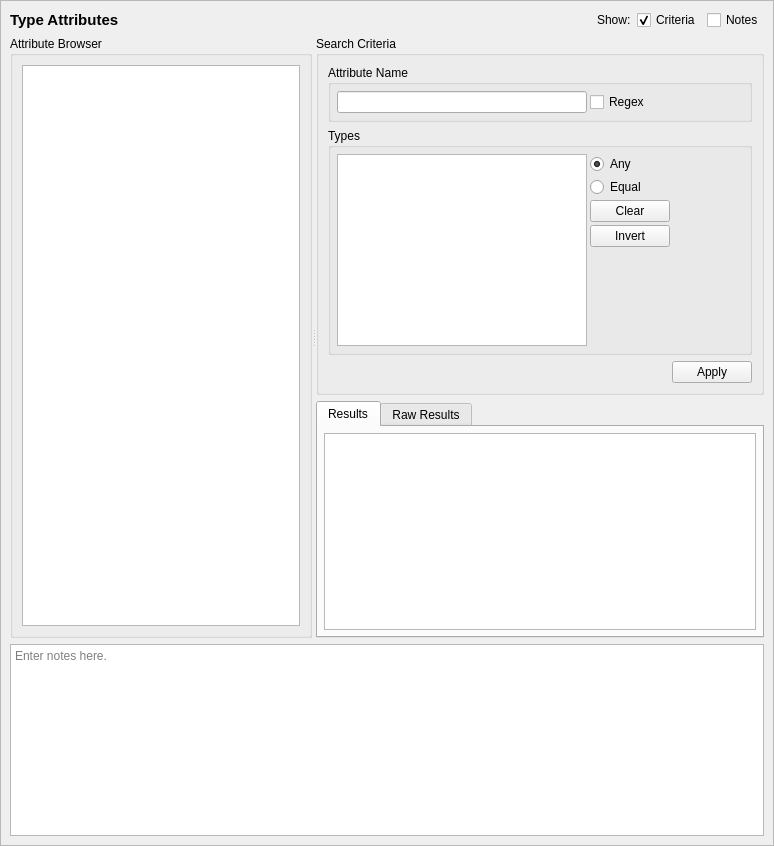
<?xml version="1.0" encoding="UTF-8"?>
<ui version="4.0">
 <class>TypeAttributeQueryTab_ui</class>
 <widget class="QScrollArea" name="TypeAttributeQueryTab_ui">
  <property name="geometry">
   <rect>
    <x>0</x>
    <y>0</y>
    <width>774</width>
    <height>846</height>
   </rect>
  </property>
  <property name="sizeAdjustPolicy">
   <enum>QAbstractScrollArea::AdjustToContents</enum>
  </property>
  <property name="widgetResizable">
   <bool>true</bool>
  </property>
  <widget class="QWidget" name="contents">
   <property name="geometry">
    <rect>
     <x>0</x>
     <y>0</y>
     <width>772</width>
     <height>844</height>
    </rect>
   </property>
   <property name="minimumSize">
    <size>
     <width>0</width>
     <height>0</height>
    </size>
   </property>
   <layout class="QGridLayout" name="gridLayout_3">
    <item row="0" column="0">
     <widget class="QLabel" name="label">
      <property name="sizePolicy">
       <sizepolicy hsizetype="Preferred" vsizetype="Fixed">
        <horstretch>0</horstretch>
        <verstretch>0</verstretch>
       </sizepolicy>
      </property>
      <property name="maximumSize">
       <size>
        <width>16777215</width>
        <height>20</height>
       </size>
      </property>
      <property name="font">
       <font>
        <pointsize>11</pointsize>
        <weight>75</weight>
        <bold>true</bold>
       </font>
      </property>
      <property name="text">
       <string>Type Attributes</string>
      </property>
     </widget>
    </item>
    <item row="3" column="0" colspan="5">
     <widget class="QTextEdit" name="notes">
      <property name="minimumSize">
       <size>
        <width>0</width>
        <height>80</height>
       </size>
      </property>
      <property name="toolTip">
       <string>Optionally enter notes here about the query.</string>
      </property>
      <property name="placeholderText">
       <string>Enter notes here.</string>
      </property>
     </widget>
    </item>
    <item row="0" column="1">
     <spacer name="horizontalSpacer">
      <property name="orientation">
       <enum>Qt::Horizontal</enum>
      </property>
      <property name="sizeHint" stdset="0">
       <size>
        <width>440</width>
        <height>20</height>
       </size>
      </property>
     </spacer>
    </item>
    <item row="0" column="2">
     <widget class="QLabel" name="label_2">
      <property name="text">
       <string>Show:</string>
      </property>
     </widget>
    </item>
    <item row="0" column="3">
     <widget class="QCheckBox" name="criteria_expander">
      <property name="toolTip">
       <string>Show or hide the search criteria (no settings are lost)</string>
      </property>
      <property name="text">
       <string>Criteria</string>
      </property>
      <property name="checked">
       <bool>true</bool>
      </property>
     </widget>
    </item>
    <item row="0" column="4">
     <widget class="QCheckBox" name="notes_expander">
      <property name="toolTip">
       <string>Show or hide the notes field (no data is lost)</string>
      </property>
      <property name="text">
       <string>Notes</string>
      </property>
     </widget>
    </item>
    <item row="1" column="0" rowspan="2" colspan="5">
     <widget class="QSplitter" name="splitter">
      <property name="sizePolicy">
       <sizepolicy hsizetype="Expanding" vsizetype="Preferred">
        <horstretch>0</horstretch>
        <verstretch>1</verstretch>
       </sizepolicy>
      </property>
      <property name="orientation">
       <enum>Qt::Horizontal</enum>
      </property>
      <widget class="QGroupBox" name="browser_groupBox">
       <property name="title">
        <string>Attribute Browser</string>
       </property>
       <layout class="QGridLayout" name="gridLayout">
        <item row="0" column="0">
         <widget class="GetDetailsListView" name="attrs"/>
        </item>
       </layout>
      </widget>
      <widget class="QWidget" name="verticalLayoutWidget">
       <layout class="QVBoxLayout" name="verticalLayout">
        <item>
         <widget class="QGroupBox" name="criteria_frame">
          <property name="sizePolicy">
           <sizepolicy hsizetype="Preferred" vsizetype="Preferred">
            <horstretch>0</horstretch>
            <verstretch>0</verstretch>
           </sizepolicy>
          </property>
          <property name="maximumSize">
           <size>
            <width>16777215</width>
            <height>16777215</height>
           </size>
          </property>
          <property name="title">
           <string>Search Criteria</string>
          </property>
          <layout class="QGridLayout" name="gridLayout_2">
           <item row="1" column="0">
            <widget class="QGroupBox" name="type_criteria">
             <property name="title">
              <string>Types</string>
             </property>
             <layout class="QGridLayout" name="gridLayout_7">
              <property name="leftMargin">
               <number>6</number>
              </property>
              <property name="topMargin">
               <number>6</number>
              </property>
              <property name="rightMargin">
               <number>6</number>
              </property>
              <property name="bottomMargin">
               <number>6</number>
              </property>
              <property name="spacing">
               <number>3</number>
              </property>
              <item row="2" column="1">
               <widget class="QPushButton" name="clear_types">
                <property name="text">
                 <string>Clear</string>
                </property>
               </widget>
              </item>
              <item row="2" column="2">
               <spacer name="horizontalSpacer_4">
                <property name="orientation">
                 <enum>Qt::Horizontal</enum>
                </property>
                <property name="sizeHint" stdset="0">
                 <size>
                  <width>40</width>
                  <height>20</height>
                 </size>
                </property>
               </spacer>
              </item>
              <item row="3" column="1">
               <widget class="QPushButton" name="invert_types">
                <property name="text">
                 <string>Invert</string>
                </property>
               </widget>
              </item>
              <item row="1" column="1">
               <widget class="QRadioButton" name="types_equal">
                <property name="toolTip">
                 <string>A matching attribute will have a role set equal to the selected types.</string>
                </property>
                <property name="text">
                 <string>Equal</string>
                </property>
               </widget>
              </item>
              <item row="0" column="1">
               <widget class="QRadioButton" name="types_any">
                <property name="toolTip">
                 <string>A matching attribute will have any of the selected types.</string>
                </property>
                <property name="text">
                 <string>Any</string>
                </property>
                <property name="checked">
                 <bool>true</bool>
                </property>
               </widget>
              </item>
              <item row="0" column="0" rowspan="5">
               <widget class="QListView" name="types">
                <property name="sizePolicy">
                 <sizepolicy hsizetype="Expanding" vsizetype="Expanding">
                  <horstretch>0</horstretch>
                  <verstretch>0</verstretch>
                 </sizepolicy>
                </property>
                <property name="maximumSize">
                 <size>
                  <width>250</width>
                  <height>16777215</height>
                 </size>
                </property>
                <property name="toolTip">
                 <string>Match the type set of the attribute.</string>
                </property>
                <property name="selectionMode">
                 <enum>QAbstractItemView::ExtendedSelection</enum>
                </property>
               </widget>
              </item>
              <item row="4" column="1">
               <spacer name="verticalSpacer_2">
                <property name="orientation">
                 <enum>Qt::Vertical</enum>
                </property>
                <property name="sizeHint" stdset="0">
                 <size>
                  <width>20</width>
                  <height>40</height>
                 </size>
                </property>
               </spacer>
              </item>
             </layout>
            </widget>
           </item>
           <item row="0" column="0">
            <widget class="QGroupBox" name="name_criteria">
             <property name="maximumSize">
              <size>
               <width>16777215</width>
               <height>120</height>
              </size>
             </property>
             <property name="title">
              <string>Attribute Name</string>
             </property>
             <layout class="QGridLayout" name="gridLayout_8">
              <property name="leftMargin">
               <number>6</number>
              </property>
              <property name="topMargin">
               <number>6</number>
              </property>
              <property name="rightMargin">
               <number>6</number>
              </property>
              <property name="bottomMargin">
               <number>6</number>
              </property>
              <property name="spacing">
               <number>3</number>
              </property>
              <item row="0" column="1">
               <widget class="QLineEdit" name="name">
                <property name="sizePolicy">
                 <sizepolicy hsizetype="Expanding" vsizetype="Fixed">
                  <horstretch>0</horstretch>
                  <verstretch>0</verstretch>
                 </sizepolicy>
                </property>
                <property name="minimumSize">
                 <size>
                  <width>150</width>
                  <height>20</height>
                 </size>
                </property>
                <property name="maximumSize">
                 <size>
                  <width>250</width>
                  <height>16777215</height>
                 </size>
                </property>
               </widget>
              </item>
              <item row="0" column="2">
               <widget class="QCheckBox" name="name_regex">
                <property name="toolTip">
                 <string>Use regular expressions to match the attribute's name.</string>
                </property>
                <property name="text">
                 <string>Regex</string>
                </property>
               </widget>
              </item>
             </layout>
            </widget>
           </item>
           <item row="2" column="0">
            <widget class="QDialogButtonBox" name="buttonBox">
             <property name="standardButtons">
              <set>QDialogButtonBox::Apply</set>
             </property>
            </widget>
           </item>
          </layout>
         </widget>
        </item>
        <item>
         <widget class="QTabWidget" name="results_frame">
          <property name="sizePolicy">
           <sizepolicy hsizetype="Preferred" vsizetype="MinimumExpanding">
            <horstretch>0</horstretch>
            <verstretch>1</verstretch>
           </sizepolicy>
          </property>
          <property name="currentIndex">
           <number>0</number>
          </property>
          <widget class="QWidget" name="table_page">
           <property name="sizePolicy">
            <sizepolicy hsizetype="Preferred" vsizetype="MinimumExpanding">
             <horstretch>0</horstretch>
             <verstretch>0</verstretch>
            </sizepolicy>
           </property>
           <attribute name="title">
            <string>Results</string>
           </attribute>
           <layout class="QVBoxLayout" name="verticalLayout_3">
            <property name="leftMargin">
             <number>6</number>
            </property>
            <property name="topMargin">
             <number>6</number>
            </property>
            <property name="rightMargin">
             <number>6</number>
            </property>
            <property name="bottomMargin">
             <number>6</number>
            </property>
            <item>
             <widget class="QTableView" name="table_results">
              <property name="sizePolicy">
               <sizepolicy hsizetype="Expanding" vsizetype="MinimumExpanding">
                <horstretch>0</horstretch>
                <verstretch>0</verstretch>
               </sizepolicy>
              </property>
              <property name="sizeAdjustPolicy">
               <enum>QAbstractScrollArea::AdjustIgnored</enum>
              </property>
              <property name="alternatingRowColors">
               <bool>true</bool>
              </property>
              <property name="sortingEnabled">
               <bool>true</bool>
              </property>
             </widget>
            </item>
           </layout>
          </widget>
          <widget class="QWidget" name="raw_page">
           <property name="sizePolicy">
            <sizepolicy hsizetype="Preferred" vsizetype="MinimumExpanding">
             <horstretch>0</horstretch>
             <verstretch>0</verstretch>
            </sizepolicy>
           </property>
           <attribute name="title">
            <string>Raw Results</string>
           </attribute>
           <layout class="QVBoxLayout" name="verticalLayout_2">
            <property name="leftMargin">
             <number>6</number>
            </property>
            <property name="topMargin">
             <number>6</number>
            </property>
            <property name="rightMargin">
             <number>6</number>
            </property>
            <property name="bottomMargin">
             <number>6</number>
            </property>
            <item>
             <widget class="QPlainTextEdit" name="raw_results">
              <property name="sizePolicy">
               <sizepolicy hsizetype="Expanding" vsizetype="MinimumExpanding">
                <horstretch>0</horstretch>
                <verstretch>0</verstretch>
               </sizepolicy>
              </property>
              <property name="minimumSize">
               <size>
                <width>0</width>
                <height>0</height>
               </size>
              </property>
              <property name="font">
               <font>
                <family>Monospace</family>
               </font>
              </property>
              <property name="documentTitle">
               <string/>
              </property>
              <property name="lineWrapMode">
               <enum>QPlainTextEdit::NoWrap</enum>
              </property>
              <property name="readOnly">
               <bool>true</bool>
              </property>
             </widget>
            </item>
           </layout>
          </widget>
         </widget>
        </item>
       </layout>
      </widget>
     </widget>
    </item>
   </layout>
   <zorder>splitter</zorder>
   <zorder>notes</zorder>
   <zorder>label</zorder>
   <zorder>label_2</zorder>
   <zorder>horizontalSpacer</zorder>
   <zorder>criteria_expander</zorder>
   <zorder>notes_expander</zorder>
  </widget>
 </widget>
 <customwidgets>
  <customwidget>
   <class>GetDetailsListView</class>
   <extends>QListView</extends>
   <header>setoolsgui/getdetailslist.h</header>
  </customwidget>
 </customwidgets>
 <tabstops>
  <tabstop>criteria_expander</tabstop>
  <tabstop>notes_expander</tabstop>
  <tabstop>attrs</tabstop>
  <tabstop>name</tabstop>
  <tabstop>name_regex</tabstop>
  <tabstop>types</tabstop>
  <tabstop>types_any</tabstop>
  <tabstop>types_equal</tabstop>
  <tabstop>clear_types</tabstop>
  <tabstop>invert_types</tabstop>
  <tabstop>results_frame</tabstop>
  <tabstop>table_results</tabstop>
  <tabstop>raw_results</tabstop>
  <tabstop>notes</tabstop>
 </tabstops>
 <resources/>
 <connections>
  <connection>
   <sender>clear_types</sender>
   <signal>clicked()</signal>
   <receiver>types</receiver>
   <slot>clearSelection()</slot>
   <hints>
    <hint type="sourcelabel">
     <x>429</x>
     <y>99</y>
    </hint>
    <hint type="destinationlabel">
     <x>319</x>
     <y>184</y>
    </hint>
   </hints>
  </connection>
  <connection>
   <sender>notes_expander</sender>
   <signal>toggled(bool)</signal>
   <receiver>notes</receiver>
   <slot>setVisible(bool)</slot>
   <hints>
    <hint type="sourcelabel">
     <x>732</x>
     <y>20</y>
    </hint>
    <hint type="destinationlabel">
     <x>386</x>
     <y>754</y>
    </hint>
   </hints>
  </connection>
  <connection>
   <sender>criteria_expander</sender>
   <signal>toggled(bool)</signal>
   <receiver>criteria_frame</receiver>
   <slot>setVisible(bool)</slot>
   <hints>
    <hint type="sourcelabel">
     <x>583</x>
     <y>20</y>
    </hint>
    <hint type="destinationlabel">
     <x>496</x>
     <y>226</y>
    </hint>
   </hints>
  </connection>
 </connections>
</ui>
